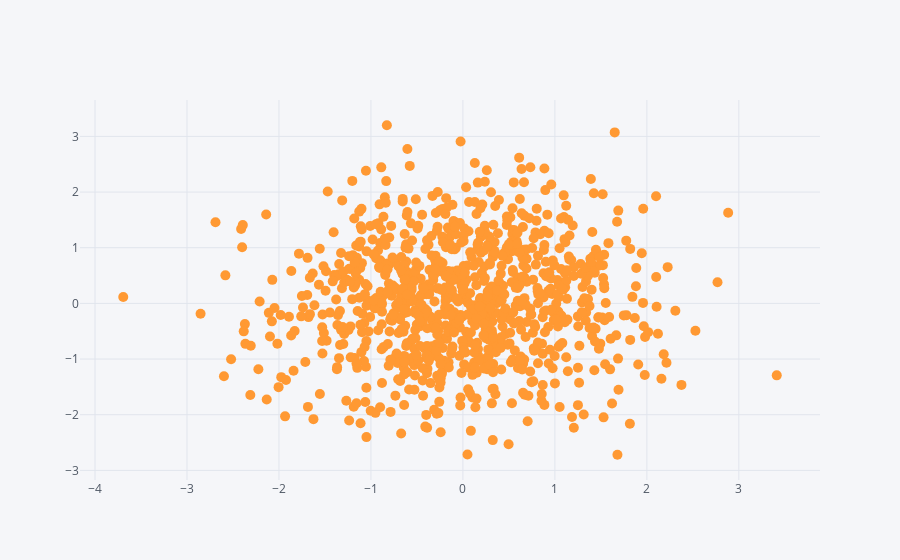

The notebook cell saved with this chart:
### Code cell
df1.iplot(kind='scatter',x='A',y='B',mode='markers',size=10)

### Figure 1 — Plotly figure (JSON) as saved in the notebook; plotly's stock layout.template omitted (floating-point values rounded to 4 significant figures; data arrays with more than 128 entries replaced by an {"elided": "..."} marker saying what was removed)
{"data": [{"line": {"color": "rgba(255, 153, 51, 1.0)", "dash": "solid", "width": 1.3}, "marker": {"size": 10, "symbol": "dot"}, "mode": "markers", "name": "B", "text": "", "type": "scatter", "x": {"elided": "1000 float values"}, "y": {"elided": "1000 float values"}}], "layout": {"legend": {"bgcolor": "#F5F6F9", "font": {"color": "#4D5663"}}, "paper_bgcolor": "#F5F6F9", "plot_bgcolor": "#F5F6F9", "titlefont": {"color": "#4D5663"}, "xaxis1": {"gridcolor": "#E1E5ED", "showgrid": true, "tickfont": {"color": "#4D5663"}, "title": "", "titlefont": {"color": "#4D5663"}, "zerolinecolor": "#E1E5ED"}, "yaxis1": {"gridcolor": "#E1E5ED", "showgrid": true, "tickfont": {"color": "#4D5663"}, "title": "", "titlefont": {"color": "#4D5663"}, "zerolinecolor": "#E1E5ED"}}}
